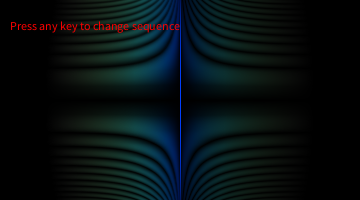
Frame 1 (no input)
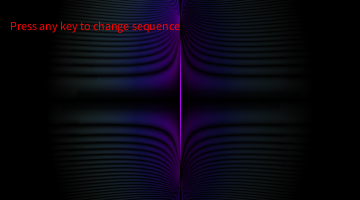
Frame 60 (the mouse pressed at the canvas centre just before this capture)
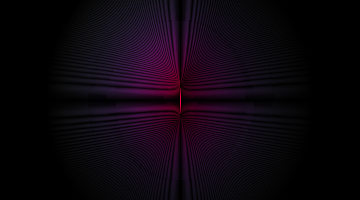
Frame 120 (the mouse held since frame 60 and released just before this capture)

The Processing sketch that drew these frames (run headless with seeded random() and noise(); from frame 60 on, the mouse is pressed at the canvas centre):

// Processing sketch: processing_171488
// ── processing_171488.pde

//"Time Warp"
//by Aaron Ishibashi

//Variables
float changeGradient = 90; //modulates the ellipses
float changeS = 0; //variable for saturation
float changeB = 0; //variable for brightness
int sDir = 0; //direction of the saturation and brightness modulation
float xPos; //stagnant x position
float yPos; //stagnant y position
int globalSet = 0;
int textCounter = 0;

void setup() {
xPos = 180; //hard coded position, not sure why but 'width' does not work here
yPos = 100; //hard coded position, not sure why but 'height' does not work here
size(360,200); //canvas size
colorMode(HSB, 360, 360, 360); //Hue, Saturation, Brightness Mode
ellipseMode(RADIUS); //ellipse(x,y,radius1,radius2)
frameRate(30); //frame rate = 30 frames/sec
}

//Update every frame
void draw() {
  background(0,0,0); //set background to black
   if (changeGradient > 360) { //once modulation variable reaches max, reset
     changeGradient = 0;
     if (sDir == 1) { //change the direction of saturation and brightness
       sDir = 1;  //if sDir == 1 then variables decrease
     } else {
       sDir = 0;  //if sdir == 2 then variables increase
     }
     if (sDir == 1) { 
       changeS -= 2;
       changeB -= 2;
     } else {
       changeS += 2;
       changeB +=2;
     }
   }
   changeGradient += 1; //increase modulation variable by 1
   drawGradient(xPos, yPos, changeGradient, changeS, changeB); //call drawGradient function
   textSize(12);
   fill(360,360,360);
   if (textCounter < 90) {
     text("Press any key to change sequence", 10, 30);
     textCounter += 1;
   }

}

void keyPressed() { //change modes by pressing any key
  if (globalSet > 1) {
   globalSet = 0; 
  } else {
    globalSet += 1;
  }
}


//drawGradient custom function
void drawGradient(float x, float y, float c, float s, float b) {
  //ARGUMENTS: x position, y position, init Hue, init Saturation, init Brightness
  float radius = width*1.5; //set radius variable
  for(int r = int(radius/4); r > 0; r -= 1) { //radius divided by 4 makes it loop less to cause less slowdown
    
    fill(c, s, b);
    //here is where the magic happens. Plug different modulating variables into radius and weird stuff happens
    switch (globalSet) {
      case 0:
        ellipse(x, y, r, 360-c); 
        break;
      case 1:
         ellipse(x,y, r+c/20,c*90/360);
        break;
      case 2:
        ellipse(x,y,r*2,c*r*2/360);
        break;
    } 
    if (c > 360) { //if local modulation variable reaches limit, reset number
      c = 0;
    }
    c++; //increase local modulation variable
    s += 3; //increase local saturation variable
    b += 3; //increase local brightness variable
  }

  
  
}
